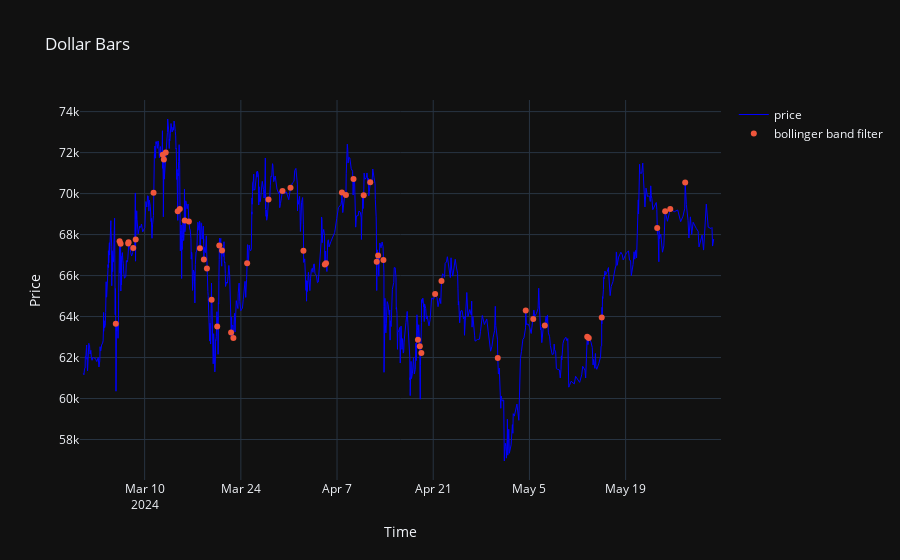
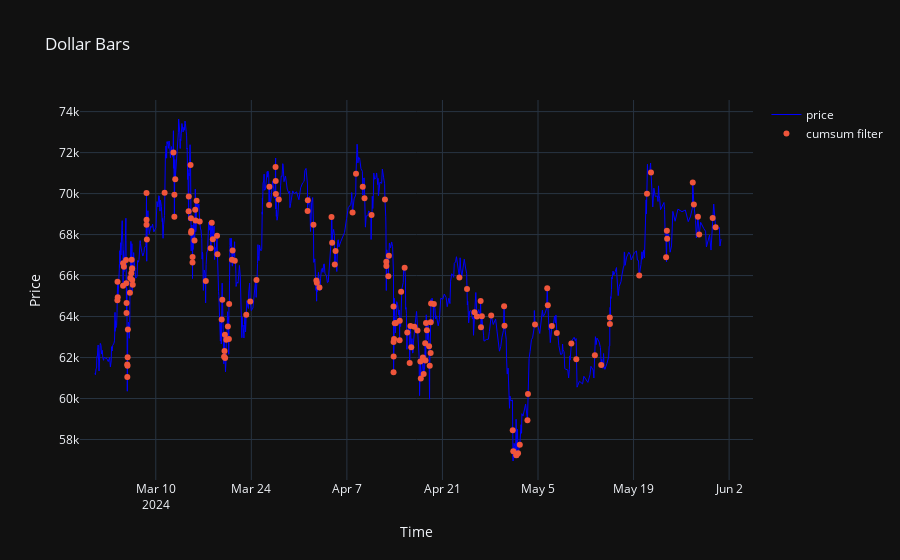
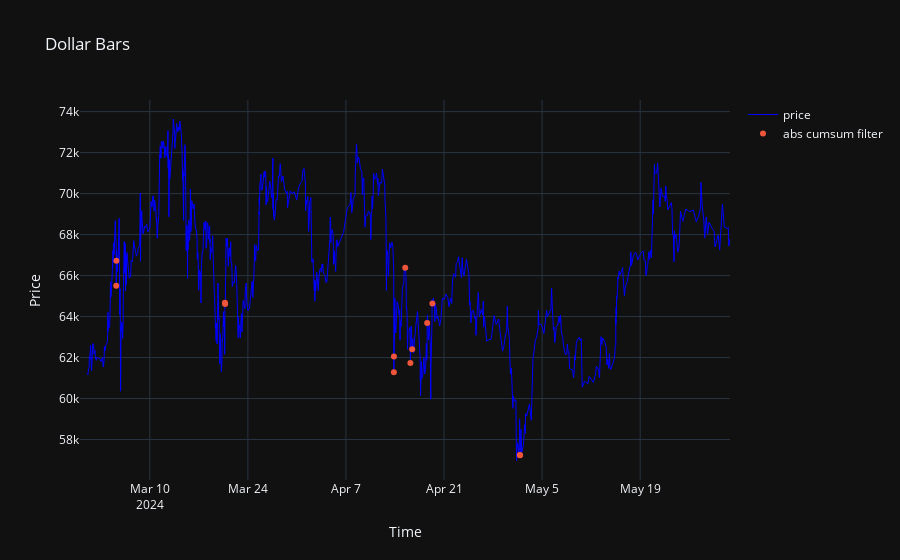

Notebook cell for these charts, in order:
### Code cell
def scatter_events_on_plot(bars: pd.DataFrame, events: np.ndarray, events_title: str):
    open_time = pd.to_datetime(bars['time'], unit='ms')
    fig = go.Figure(
        data=[go.Scatter(x=open_time, y=bars['close'], line=dict(color="blue", width=1), name='price')]
    ).update_layout(xaxis_title="Time", yaxis_title="Price", title="Dollar Bars")
    event_time = pd.to_datetime(events, unit='ms')
    fig.add_trace(go.Scatter(x=event_time, y=bars[bars['time'].isin(events)]['close'], mode='markers', name=events_title))
    fig.show()


scatter_events_on_plot(btc_dollar_bar, bb_crossing_events, events_title='bollinger band filter')
scatter_events_on_plot(btc_dollar_bar, cumsum_events, events_title='cumsum filter')
scatter_events_on_plot(btc_dollar_bar, abs_cumsum_events, events_title='abs cumsum filter')

### Figure 1 — Plotly figure (JSON) as saved in the notebook; plotly's stock layout.template omitted (floating-point values rounded to 4 significant figures; data arrays with more than 128 entries replaced by an {"elided": "..."} marker saying what was removed)
{"data": [{"line": {"color": "blue", "width": 1}, "name": "price", "x": {"elided": "1127 str values"}, "y": {"elided": "1127 float values"}, "type": "scatter"}, {"mode": "markers", "name": "bollinger band filter", "x": ["2024-03-05T19:13:09.243000", "2024-03-06T08:34:44.932000", "2024-03-06T12:02:01.499000", "2024-03-07T14:34:10.227000", "2024-03-07T15:54:04.003000", "2024-03-08T08:05:10.833000", "2024-03-08T16:46:24.028000", "2024-03-11T07:07:56.003000", "2024-03-12T15:17:09.032000", "2024-03-12T19:09:16.235000", "2024-03-13T01:34:43.542000", "2024-03-14T19:31:07.319000", "2024-03-15T02:50:48.620000", "2024-03-15T19:58:48.628000", "2024-03-16T10:29:02.605000", "2024-03-18T01:00:13.029000", "2024-03-18T14:53:39.796000", "2024-03-19T01:27:51.895000", "2024-03-19T17:54:23.555000", "2024-03-20T13:29:10.455000", "2024-03-20T20:43:18.390000", "2024-03-21T06:17:01.604000", "2024-03-22T13:54:25.372000", "2024-03-22T22:00:15.198000", "2024-03-24T21:58:31.014000", "2024-03-28T00:33:27.178000", "2024-03-30T01:28:47.343000", "2024-03-31T05:29:13.494000", "2024-04-02T02:39:07.662000", "2024-04-05T05:23:43.080000", "2024-04-05T09:30:56.360000", "2024-04-07T17:02:03.999000", "2024-04-08T07:05:52.410000", "2024-04-09T09:34:37.286000", "2024-04-10T21:10:25.427000", "2024-04-11T20:01:10.374000", "2024-04-12T18:33:01.773000", "2024-04-12T23:34:22.313000", "2024-04-13T18:00:59.889000", "2024-04-18T18:35:33.789000", "2024-04-19T01:06:09.017000", "2024-04-19T06:33:00.387000", "2024-04-21T06:34:27.402000", "2024-04-22T04:50:25.120000", "2024-04-30T09:25:22.486000", "2024-05-04T11:04:39.650000", "2024-05-05T13:18:45.354000", "2024-05-07T05:42:41.642000", "2024-05-13T09:53:12.934000", "2024-05-13T15:12:03.091000", "2024-05-15T12:32:18.652000", "2024-05-23T14:15:16.997000", "2024-05-24T18:05:39.033000", "2024-05-25T11:55:27.544000", "2024-05-27T16:06:32.298000"], "y": [63640.0, 67670.0, 67550.0, 67570.0, 67620.0, 67340.0, 67760.0, 70040.0, 71900.0, 71670.0, 72000.0, 69140.0, 69250.0, 68690.0, 68640.0, 67330.0, 66780.0, 66350.0, 64830.0, 63510.0, 67470.0, 67230.0, 63220.0, 62960.0, 66600.0, 69710.0, 70130.0, 70280.0, 67210.0, 66540.0, 66600.0, 70050.0, 69930.0, 70710.0, 69910.0, 70550.0, 66670.0, 66970.0, 66770.0, 62870.0, 62550.0, 62220.0, 65100.0, 65730.0, 61980.0, 64290.0, 63880.0, 63570.0, 63020.0, 62960.0, 63960.0, 68320.0, 69130.0, 69240.0, 70550.0], "type": "scatter"}], "layout": {"xaxis": {"title": {"text": "Time"}}, "yaxis": {"title": {"text": "Price"}}, "title": {"text": "Dollar Bars"}}}

### Figure 2 — Plotly figure (JSON) as saved in the notebook; plotly's stock layout.template omitted (floating-point values rounded to 4 significant figures; data arrays with more than 128 entries replaced by an {"elided": "..."} marker saying what was removed)
{"data": [{"line": {"color": "blue", "width": 1}, "name": "price", "x": {"elided": "1127 str values"}, "y": {"elided": "1127 float values"}, "type": "scatter"}, {"mode": "markers", "name": "cumsum filter", "x": {"elided": "165 str values"}, "y": {"elided": "165 float values"}, "type": "scatter"}], "layout": {"xaxis": {"title": {"text": "Time"}}, "yaxis": {"title": {"text": "Price"}}, "title": {"text": "Dollar Bars"}}}

### Figure 3 — Plotly figure (JSON) as saved in the notebook; plotly's stock layout.template omitted (floating-point values rounded to 4 significant figures; data arrays with more than 128 entries replaced by an {"elided": "..."} marker saying what was removed)
{"data": [{"line": {"color": "blue", "width": 1}, "name": "price", "x": {"elided": "1127 str values"}, "y": {"elided": "1127 float values"}, "type": "scatter"}, {"mode": "markers", "name": "abs cumsum filter", "x": ["2024-03-05T05:03:42.405000", "2024-03-05T05:32:56.174000", "2024-03-20T17:21:01.566000", "2024-03-20T18:03:55.701000", "2024-04-13T20:08:57.519000", "2024-04-13T20:25:27.727000", "2024-04-15T11:07:04.931000", "2024-04-16T04:45:59.372000", "2024-04-16T10:52:42.278000", "2024-04-18T14:17:09.987000", "2024-04-19T08:04:51", "2024-05-01T19:34:19.539000", "2024-05-01T20:26:21.064000"], "y": [65500.0, 66730.0, 64680.0, 64620.0, 61280.0, 62060.0, 66380.0, 61730.0, 62400.0, 63680.0, 64640.0, 57250.0, 57240.0], "type": "scatter"}], "layout": {"xaxis": {"title": {"text": "Time"}}, "yaxis": {"title": {"text": "Price"}}, "title": {"text": "Dollar Bars"}}}
